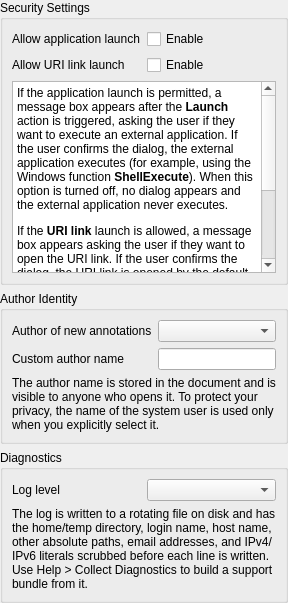
       <widget class="QWidget" name="securityPage">
        <layout class="QVBoxLayout" name="securityPageLayout">
         <property name="leftMargin">
          <number>0</number>
         </property>
         <property name="topMargin">
          <number>0</number>
         </property>
         <property name="rightMargin">
          <number>0</number>
         </property>
         <property name="bottomMargin">
          <number>0</number>
         </property>
         <item>
          <widget class="QGroupBox" name="securitySettingsGroupBox">
           <property name="title">
            <string>Security Settings</string>
           </property>
           <layout class="QVBoxLayout" name="securitySettingsGroupBoxLayout">
            <item>
             <layout class="QGridLayout" name="securitySettingsGridLayout">
              <item row="0" column="1">
               <widget class="QCheckBox" name="allowLaunchCheckBox">
                <property name="text">
                 <string>Enable</string>
                </property>
               </widget>
              </item>
              <item row="1" column="0">
               <widget class="QLabel" name="allowRunURILabel">
                <property name="text">
                 <string>Allow URI link launch</string>
                </property>
               </widget>
              </item>
              <item row="0" column="0">
               <widget class="QLabel" name="allowRunExeLabel">
                <property name="text">
                 <string>Allow application launch</string>
                </property>
               </widget>
              </item>
              <item row="1" column="1">
               <widget class="QCheckBox" name="allowRunURICheckBox">
                <property name="text">
                 <string>Enable</string>
                </property>
               </widget>
              </item>
             </layout>
            </item>
            <item>
             <widget class="QTextBrowser" name="securityHelpTextBrowser">
              <property name="html">
               <string>&lt;!DOCTYPE HTML PUBLIC &quot;-//W3C//DTD HTML 4.0//EN&quot; &quot;http://www.w3.org/TR/REC-html40/strict.dtd&quot;&gt;
&lt;html&gt;&lt;head&gt;&lt;meta name=&quot;qrichtext&quot; content=&quot;1&quot; /&gt;&lt;meta charset=&quot;utf-8&quot; /&gt;&lt;style type=&quot;text/css&quot;&gt;
p, li { white-space: pre-wrap; }
hr { height: 1px; border-width: 0; }
li.unchecked::marker { content: &quot;\2610&quot;; }
li.checked::marker { content: &quot;\2612&quot;; }
&lt;/style&gt;&lt;/head&gt;&lt;body style=&quot; font-family:'Segoe UI'; font-size:9pt; font-weight:400; font-style:normal;&quot;&gt;
&lt;p style=&quot; margin-top:12px; margin-bottom:12px; margin-left:0px; margin-right:0px; -qt-block-indent:0; text-indent:0px;&quot;&gt;If the application launch is permitted, a message box appears after the &lt;span style=&quot; font-weight:600;&quot;&gt;Launch&lt;/span&gt; action is triggered, asking the user if they want to execute an external application. If the user confirms the dialog, the external application executes (for example, using the Windows function &lt;span style=&quot; font-weight:600;&quot;&gt;ShellExecute&lt;/span&gt;). When this option is turned off, no dialog appears and the external application never executes. &lt;/p&gt;
&lt;p style=&quot; margin-top:12px; margin-bottom:12px; margin-left:0px; margin-right:0px; -qt-block-indent:0; text-indent:0px;&quot;&gt;If the &lt;span style=&quot; font-weight:600;&quot;&gt;URI link&lt;/span&gt; launch is allowed, a message box appears asking the user if they want to open the URI link. If the user confirms the dialog, the URI link is opened by the default web browser (or default application if the URI links to the file system). &lt;/p&gt;
&lt;p style=&quot; margin-top:12px; margin-bottom:12px; margin-left:0px; margin-right:0px; -qt-block-indent:0; text-indent:0px;&quot;&gt;Users should exercise caution with these settings and only confirm execution if the document is safe and comes from a reliable source. Launching external applications and following URI links can pose risks to the user's computer. &lt;/p&gt;&lt;/body&gt;&lt;/html&gt;</string>
              </property>
             </widget>
            </item>
           </layout>
          </widget>
         </item>
         <item>
          <widget class="QGroupBox" name="authorGroupBox">
           <property name="title">
            <string>Author Identity</string>
           </property>
           <layout class="QGridLayout" name="authorGridLayout">
            <item row="0" column="0">
             <widget class="QLabel" name="authorNameModeLabel">
              <property name="text">
               <string>Author of new annotations</string>
              </property>
             </widget>
            </item>
            <item row="0" column="1">
             <widget class="QComboBox" name="authorNameModeComboBox"/>
            </item>
            <item row="1" column="0">
             <widget class="QLabel" name="customAuthorNameLabel">
              <property name="text">
               <string>Custom author name</string>
              </property>
             </widget>
            </item>
            <item row="1" column="1">
             <widget class="QLineEdit" name="customAuthorNameEdit"/>
            </item>
            <item row="2" column="0" colspan="2">
             <widget class="QLabel" name="authorHelpLabel">
              <property name="text">
               <string>The author name is stored in the document and is visible to anyone who opens it. To protect your privacy, the name of the system user is used only when you explicitly select it.</string>
              </property>
              <property name="wordWrap">
               <bool>true</bool>
              </property>
             </widget>
            </item>
           </layout>
          </widget>
         </item>
         <item>
          <widget class="QGroupBox" name="diagnosticsGroupBox">
           <property name="title">
            <string>Diagnostics</string>
           </property>
           <layout class="QGridLayout" name="diagnosticsGridLayout">
            <item row="0" column="0">
             <widget class="QLabel" name="logLevelLabel">
              <property name="text">
               <string>Log level</string>
              </property>
             </widget>
            </item>
            <item row="0" column="1">
             <widget class="QComboBox" name="logLevelComboBox"/>
            </item>
            <item row="1" column="0" colspan="2">
             <widget class="QLabel" name="diagnosticsHelpLabel">
              <property name="text">
               <string>The log is written to a rotating file on disk and has the home/temp directory, login name, host name, other absolute paths, email addresses, and IPv4/IPv6 literals scrubbed before each line is written. Use Help &gt; Collect Diagnostics to build a support bundle from it.</string>
              </property>
              <property name="wordWrap">
               <bool>true</bool>
              </property>
             </widget>
            </item>
           </layout>
          </widget>
         </item>
        </layout>
       </widget>
